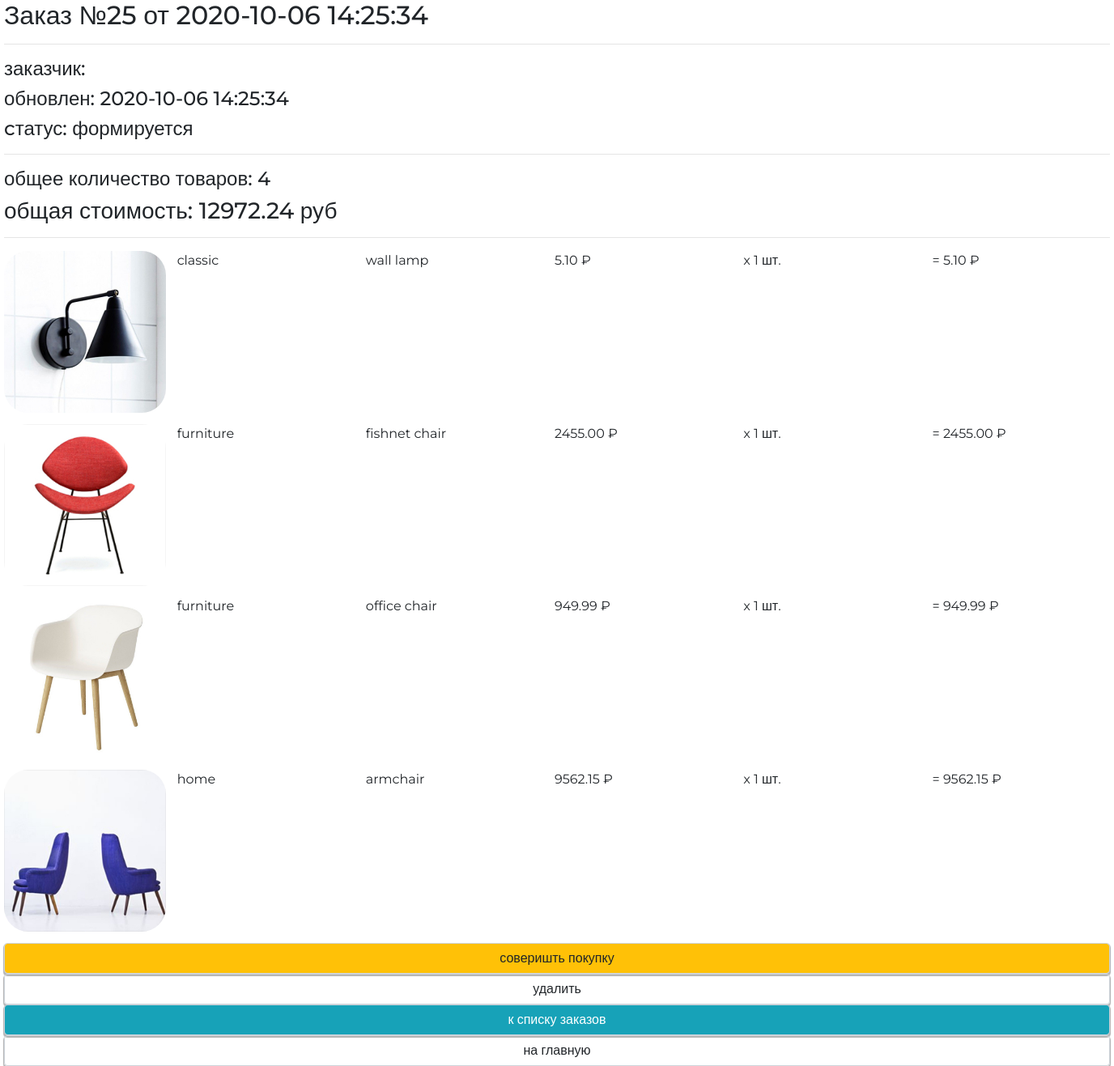
Before: /orders/read/25/ with the older database file.
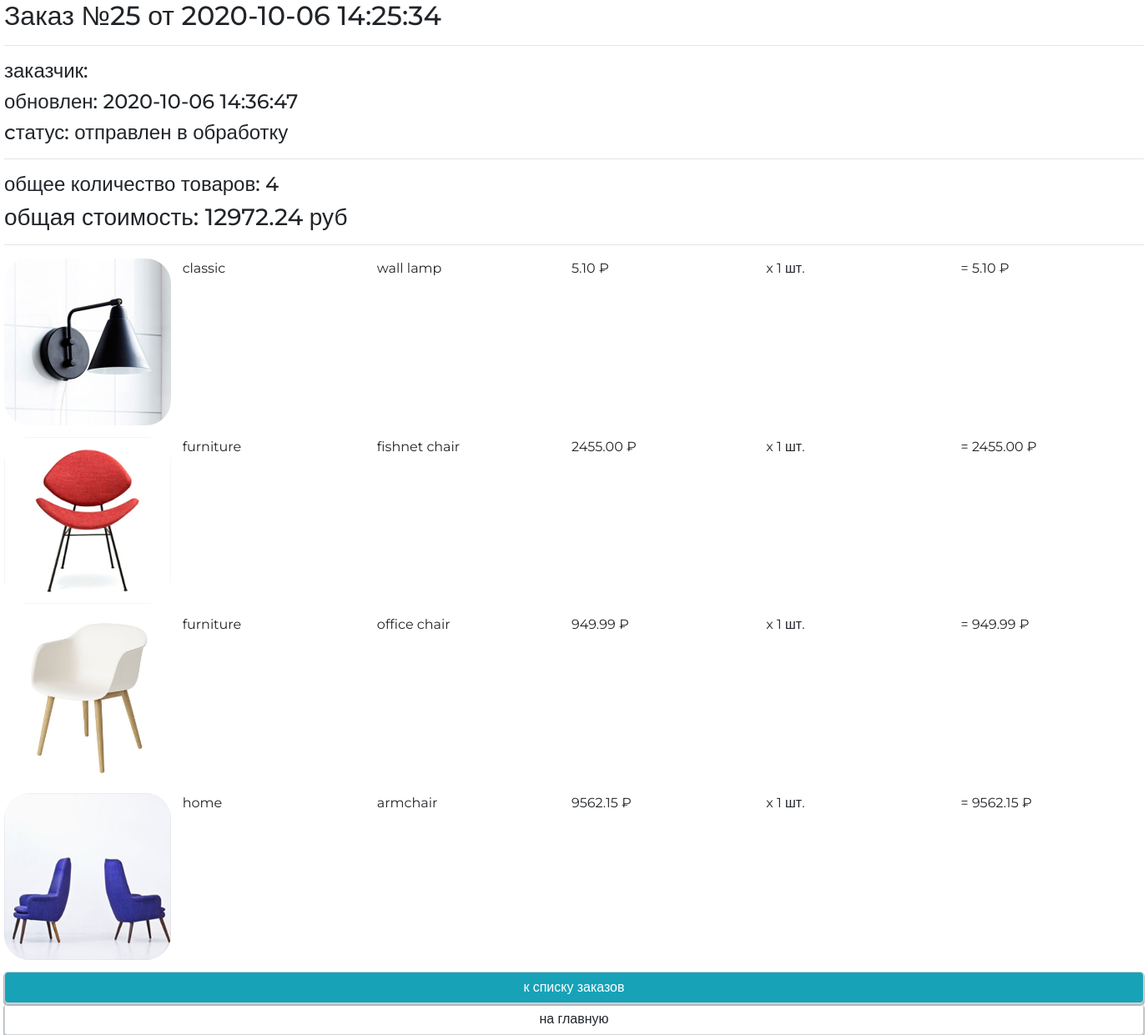
After: the same page with the newer database file.
### ordersapp/models.py (models this page shows, shortened)
class Order(models.Model):
    FORMING = 'F'
    SENT_TO_PROCEED = 'S'
    PROCEEDED = 'P'
    PAID = 'D'
    READY = 'Y'
    CANCEL = 'C'
    ORDER_STATUS_CHOICES = (
        (FORMING, 'формируется'),
        (SENT_TO_PROCEED, 'отправлен в обработку'),
        (PAID, 'оплачен'),
        (PROCEEDED, 'обрабатывается'),
        (READY, 'готов к выдаче'),
        (CANCEL, 'отменен'),
    )
    user = models.ForeignKey(get_user_model(), on_delete=models.CASCADE)
    created = models.DateTimeField(verbose_name='создан', auto_now_add=True)
    updated = models.DateTimeField(verbose_name='обновлен', auto_now=True)
    status = models.CharField(verbose_name='статус',
                              max_length=1,
                              choices=ORDER_STATUS_CHOICES,
                              default=FORMING)
    is_active = models.BooleanField(verbose_name='активен', default=True)
    class Meta:
        ordering = ('-is_active', '-created',)
        verbose_name = 'заказ'
        verbose_name_plural = 'заказы'
    @property
    def is_forming(self):
        return self.status == self.FORMING
    @property
    def total_quantity(self):
        items = self.orderitems.all()
        return sum(list(map(lambda x: x.quantity, items)))
    @property
    def total_cost(self):
        items = self.orderitems.all()
        return sum(list(map(lambda x: x.quantity * x.product.price, items)))

class OrderItem(models.Model):
    order = models.ForeignKey(Order,
                              related_name="orderitems",
                              on_delete=models.CASCADE)
    product = models.ForeignKey(Product,
                                verbose_name='продукт',
                                on_delete=models.CASCADE)
    quantity = models.PositiveIntegerField(verbose_name='количество',
                                           default=0)
    @property
    def product_cost(self):
        return self.product.price * self.quantity

### mainapp/models.py (models this page shows, shortened)
class Product(models.Model):
    category = models.ForeignKey(ProductCategory,
                                 on_delete=models.CASCADE,
                                 verbose_name='категория продукта')
    name = models.CharField('имя продукта', max_length=128)
    image = models.ImageField(upload_to='products_images', blank=True)
    short_desc = models.CharField('краткое описание продукта', max_length=64, blank=True)
    description = models.TextField('описание продукта', blank=True)
    price = models.DecimalField('цена продукта', max_digits=8, decimal_places=2, default=0)
    quantity = models.PositiveIntegerField('количество на складе', default=0)
    is_active = models.BooleanField(verbose_name='активность', default=True)
    modified_date = models.DateTimeField(
        verbose_name='дата изменения', auto_now=True)
    class Meta:
        verbose_name = 'продукт'
        verbose_name_plural = 'продукты'
        ordering = ['-is_active', 'category', 'name']

class ProductCategory(models.Model):
    name = models.CharField(verbose_name='имя категории', max_length=128)
    description = models.TextField(verbose_name='описание категории', blank=True)
    is_active = models.BooleanField(verbose_name='активность', default=True)
    modified_date = models.DateTimeField(
        verbose_name='дата изменения', auto_now=True)
    class Meta:
        verbose_name = 'Категория продукта'
        verbose_name_plural = 'Категории продуктов'
        ordering = ['-is_active', 'name']

### ordersapp/views.py (the view)
# urls.py: path('read/<int:pk>/', ordersapp.OrderDetail.as_view(), name='order_read'),
class OrderDetail(DetailView):
    extra_context = {
        "page_title": "заказы/подробности",
    }
    model = Order

### mainapp/context_processors.py (called while the page is built)
def get_categories(request):
    return {
        'categories': ProductCategory.objects.filter(is_active=True),
    }

### mainapp/templatetags/my_tags.py (called while the page is built)
def media_folder_products(string):
    if not string:
        string = 'products_images/default.jpg'
    return f'{settings.MEDIA_URL}{string}'

### ordersapp/templates/ordersapp/order_detail.html
{% extends "ordersapp/base.html" %}
{% load static %}
{% load my_tags %}
{% block container %}
    {% include 'ordersapp/includes/inc__order_summary.html' %}
    <div class="basket_list categories_list">
        {% for item in object.orderitems.all %}
            <div class="basket_record category-record">
                <img src="{{ item.product.image|media_folder_products }}"
                     alt="{{ item.product.short_desc }}">
                <div><span class="category_name">{{ item.product.category.name }}</span></div>
                <div><span class="product_name">{{ item.product.name }}</span></div>
                <div><span class="product_price">{{ item.product.price }}&nbsp&#8381;</span></div>
                <div><span class="product_quantitiy">x {{ item.quantity }} шт.</span></div>
                <div><span class="product_cost"> = {{ item.product_cost }}&nbsp&#8381;</span></div>
            </div>
        {% endfor %}
    </div>
    {% include 'ordersapp/includes/inc__order_actions.html' %}
{% endblock %}

### ordersapp/templates/ordersapp/base.html (shortened to what this page needs)
<!DOCTYPE html>
{% load static %}
<html>
<head>
    {% block css %}
        <link rel="stylesheet" href="{% static 'node_modules/bootstrap/dist/css/bootstrap.min.css' %}">
        <link rel="stylesheet" href="{% static 'fonts/icomoon/style.css' %}">
        <link rel="stylesheet" href="{% static 'css/style.css' %}">
    {% endblock %}
</head>
<body>
<div class="order_container my-container">
    {% block container %}
    {% endblock %}
</div>
</body>
</html>

### ordersapp/templates/ordersapp/includes/inc__order_summary.html (shortened to what this page needs)
{% if object %}
    <div class="h2">Заказ №{{ object.pk }} от {{ object.created|date:"Y-m-d H:i:s" }}</div>
    <hr>
    <div class="h4">заказчик: {{ user.last_name }} {{ user.first_name }} </div>
    <div class="h4">обновлен: {{ object.updated|date:"Y-m-d H:i:s" }}</div>
    <div class="h4">cтатус: {{ object.get_status_display }}</div>
    <hr>
    <div class="h4">
        общее количество товаров: <span class="order_total_quantity">{{ object.total_quantity }}</span>
    </div>
    <div class="h3">
        общая стоимость: <span class="order_total_cost">{{ object.total_cost }}</span> руб
    </div>
{% endif %}
<hr>

### ordersapp/templates/ordersapp/includes/inc__order_actions.html
{% if object.is_forming %}
    <a href="{% url 'orders:order_forming_complete' object.pk %}"
       class="btn btn-warning btn-round form-control last">
        соверишть покупку
    </a>
    <a href="{% url 'orders:order_delete' object.pk %}"
       class="btn btn-default btn-round form-control last">
        удалить
    </a>
{% endif %}
<a href="{% url 'orders:index' %}"
   class="btn btn-info btn-round form-control last">
    к списку заказов
</a>
<a href="{% url 'main:index' %}"
   class="btn btn-default btn-round form-control last">
    на главную
</a>

### static/css/style.css (style rules this page uses)
* { margin: 0; padding: 0; }
html { height: 100%; }
body { height: 100%; font-family: "Montserrat", sans-serif; }
.my-container { width: 1366px; margin: 0 auto; }
input[type=submit], .btn-round { box-shadow: 0 2px 1px 1px rgba(33, 33, 33, 0.35); border: 1px solid #ced4da; }
.categories_list .category-record { display: flex; margin-bottom: 1%; }
.categories_list .category-record div { width: 20%; margin-left: 1%; }
.categories_list .category-record img { width: 200px; height: 200px; border-radius: 15%; }

Changed rows visible on the page:
changed Order id 25: updated "2020-10-06 14:25:34" → "2020-10-06 14:36:47"; status "формируется" → "отправлен в обработку"
Other visible differences:
text no longer shown: "соверишть покупку удалить"
